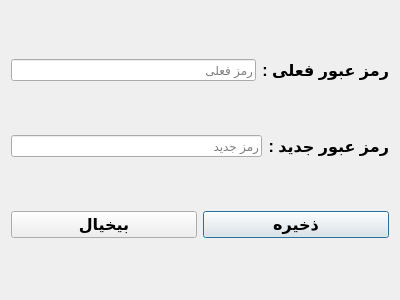
<?xml version="1.0" encoding="UTF-8"?>
<ui version="4.0">
 <class>password_dialog</class>
 <widget class="QDialog" name="password_dialog">
  <property name="geometry">
   <rect>
    <x>0</x>
    <y>0</y>
    <width>400</width>
    <height>300</height>
   </rect>
  </property>
  <property name="minimumSize">
   <size>
    <width>400</width>
    <height>300</height>
   </size>
  </property>
  <property name="windowTitle">
   <string>تغییر رمز عبور</string>
  </property>
  <property name="layoutDirection">
   <enum>Qt::RightToLeft</enum>
  </property>
  <layout class="QVBoxLayout" name="verticalLayout">
   <item>
    <layout class="QHBoxLayout" name="horizontalLayout">
     <item>
      <widget class="QLabel" name="label">
       <property name="font">
        <font>
         <family>Arial</family>
         <pointsize>12</pointsize>
         <weight>75</weight>
         <bold>true</bold>
        </font>
       </property>
       <property name="text">
        <string>رمز عبور فعلی :</string>
       </property>
      </widget>
     </item>
     <item>
      <widget class="QLineEdit" name="txt_old_pass">
       <property name="text">
        <string/>
       </property>
       <property name="maxLength">
        <number>10</number>
       </property>
       <property name="alignment">
        <set>Qt::AlignLeading|Qt::AlignLeft|Qt::AlignVCenter</set>
       </property>
       <property name="placeholderText">
        <string>رمز فعلی</string>
       </property>
      </widget>
     </item>
    </layout>
   </item>
   <item>
    <layout class="QHBoxLayout" name="horizontalLayout_2">
     <item>
      <widget class="QLabel" name="label_4">
       <property name="font">
        <font>
         <family>Arial</family>
         <pointsize>12</pointsize>
         <weight>75</weight>
         <bold>true</bold>
        </font>
       </property>
       <property name="text">
        <string>رمز عبور جدید :</string>
       </property>
      </widget>
     </item>
     <item>
      <widget class="QLineEdit" name="txt_new_pass">
       <property name="inputMethodHints">
        <set>Qt::ImhDigitsOnly|Qt::ImhPreferNumbers</set>
       </property>
       <property name="inputMask">
        <string/>
       </property>
       <property name="maxLength">
        <number>10</number>
       </property>
       <property name="placeholderText">
        <string>رمز جدید</string>
       </property>
      </widget>
     </item>
    </layout>
   </item>
   <item>
    <layout class="QHBoxLayout" name="horizontalLayout_3">
     <item>
      <widget class="QPushButton" name="btn_save">
       <property name="minimumSize">
        <size>
         <width>50</width>
         <height>0</height>
        </size>
       </property>
       <property name="font">
        <font>
         <family>Arial</family>
         <pointsize>12</pointsize>
         <weight>75</weight>
         <bold>true</bold>
        </font>
       </property>
       <property name="text">
        <string>ذخیره</string>
       </property>
      </widget>
     </item>
     <item>
      <widget class="QPushButton" name="btn_exit">
       <property name="font">
        <font>
         <family>Arial</family>
         <pointsize>12</pointsize>
         <weight>75</weight>
         <bold>true</bold>
        </font>
       </property>
       <property name="text">
        <string>بیخیال</string>
       </property>
      </widget>
     </item>
    </layout>
   </item>
  </layout>
 </widget>
 <resources/>
 <connections/>
</ui>
